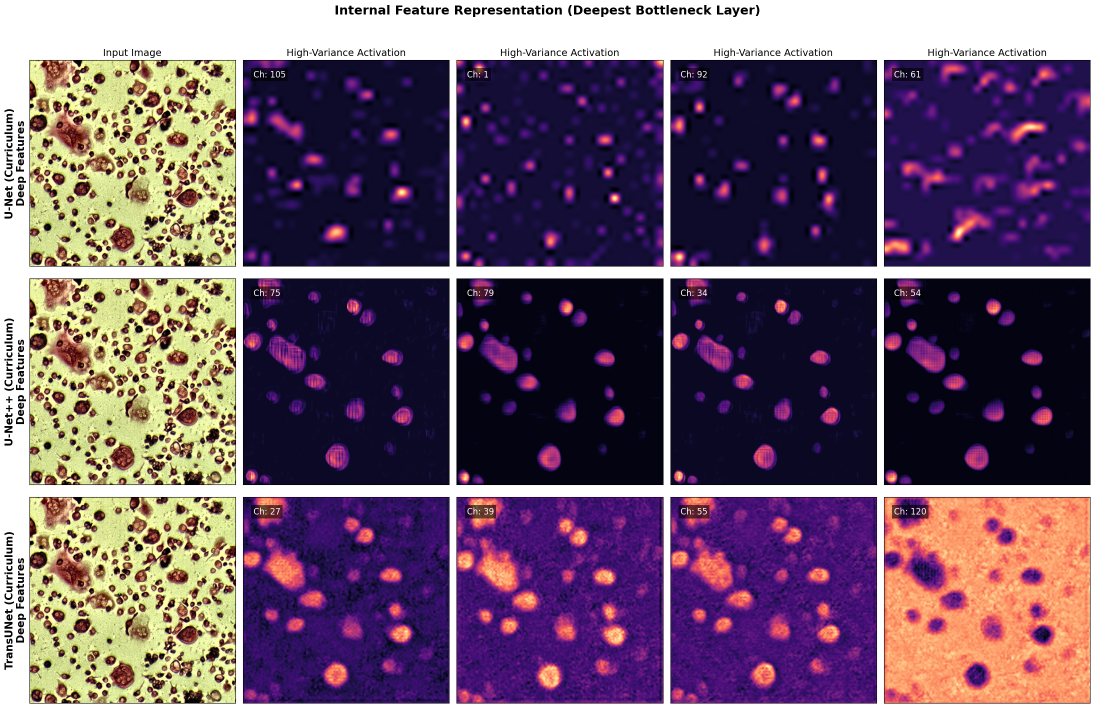
#> input picture assets/CHANA_Convs.png, 2189 x 1416 px (shown at 1/2 size)
$ python -i chana_copy_paste_gen.py   (imports and definitions only)
#> lines starting #> are read from the running program, lines starting #| are printed output that depends on the picture
# -*- coding: utf-8 -*-
"""CHANA Copy Paste Gen

Automatically generated by Colab.

Original file is located at
    https://colab.research.google.com/drive/1xYmBeX9GAqSApdHJfc9Gr5XkOfiO6mxo
"""

import os
import shutil
import time
from tqdm.notebook import tqdm

# --- CONFIGURATION ---
DRIVE_BASE = '/content/drive/MyDrive/CHANA_files'
LOCAL_BASE = '/content/CHANA_local'  # Temporary fast storage

# [1 line not run here, left out]

# 1. Define Paths
DRIVE_IMG = os.path.join(DRIVE_BASE, 'original_images')
DRIVE_MASK = os.path.join(DRIVE_BASE, 'mask_images_512')
LOCAL_IMG = os.path.join(LOCAL_BASE, 'original_images')
LOCAL_MASK = os.path.join(LOCAL_BASE, 'mask_images_512')

# 2. Check Connection
# [24 lines not run here, left out]

# Set Global Input Paths to the Fast Local Copy
INPUT_IMG_DIR = LOCAL_IMG
INPUT_MASK_DIR = LOCAL_MASK

import cv2
import numpy as np
import matplotlib.pyplot as plt
from skimage import io, measure

# --- OUTPUT CONFIG ---
# We store intermediate assets (chips) locally for speed
ASSET_BASE = os.path.join(LOCAL_BASE, 'assets')
CELL_BANK = os.path.join(ASSET_BASE, 'cell_bank')
BG_BANK = os.path.join(ASSET_BASE, 'bg_bank')

# Setup Directories
# [3 lines not run here, left out]

# Parameters
MIN_CELL_AREA = 150  # Filter out noise/debris
SKIP_BG_RATE = 3     # Only grab background from every 3rd image (avoid bloat)

# [75 lines left out: function harvest_assets, not called in this run]

# [1 line not run here, left out]

from google.colab import drive
# [1 line not run here, left out]

import random

# --- GENERATOR CONFIG ---
NUM_SYNTHETIC = 500         # Target count
CELLS_PER_IMG = (4, 10)     # Density
OUTPUT_LOCAL_IMG = os.path.join(LOCAL_BASE, 'gen_images')
OUTPUT_LOCAL_MASK = os.path.join(LOCAL_BASE, 'gen_masks')

# Clean Output Dirs
# [3 lines not run here, left out]

def generate_synthetic_data_v2(num_images):
    print(f"🧪 GENERATING {num_images} SYNTHETIC IMAGES...")

    # Load file lists
    cell_files = [f for f in os.listdir(CELL_BANK) if f.endswith('.png') and '_mask' not in f]
    bg_files = [f for f in os.listdir(BG_BANK) if f.endswith('.png')]

    stats = {'success': 0, 'overlap_fail': 0, 'load_fail': 0}

    for i in tqdm(range(num_images), desc="Synthesizing"):
        # Retry loop for this specific image slot
        attempts = 0
        created = False

        while not created and attempts < 10:
            attempts += 1

            # 1. Base Canvas
            bg_name = random.choice(bg_files)
            bg = cv2.imread(os.path.join(BG_BANK, bg_name))
            bg = cv2.resize(bg, (512, 512))
            final_mask = np.zeros((512, 512), dtype=np.uint8)

            # 2. Add Cells
            num_cells = random.randint(CELLS_PER_IMG[0], CELLS_PER_IMG[1])
            placed_count = 0

            for _ in range(num_cells):
                # Pick random cell
                c_name = random.choice(cell_files)
                c_img = cv2.imread(os.path.join(CELL_BANK, c_name))
                c_mask = cv2.imread(os.path.join(CELL_BANK, c_name.replace('.png', '_mask.png')), cv2.IMREAD_GRAYSCALE)

                if c_img is None or c_mask is None: continue

                # Augmentations (Rotate/Flip/Scale)
                scale = random.uniform(0.7, 1.2)
                c_img = cv2.resize(c_img, (0,0), fx=scale, fy=scale)
                c_mask = cv2.resize(c_mask, (0,0), fx=scale, fy=scale, interpolation=cv2.INTER_NEAREST)

                if random.random() > 0.5:
                    c_img = cv2.flip(c_img, 1); c_mask = cv2.flip(c_mask, 1)

                # Check Size
                h, w = c_img.shape[:2]
                if h >= 512 or w >= 512: continue

                # Random Position
                y = random.randint(0, 512 - h)
                x = random.randint(0, 512 - w)

                # Strict Overlap Check
                existing_roi = final_mask[y:y+h, x:x+w]
                intersect = np.logical_and(existing_roi > 0, c_mask > 0).sum()
                if intersect > (0.2 * np.sum(c_mask > 0)): # Allow max 20% overlap
                    stats['overlap_fail'] += 1
                    continue

                # 3. Gaussian Blending (No jagged edges)
                roi_bg = bg[y:y+h, x:x+w]
                alpha = c_mask.astype(float) / 255.0
                alpha = cv2.GaussianBlur(alpha, (3,3), 0) # Smooth edge
                alpha_3 = np.stack([alpha]*3, axis=2)

                blended = (c_img * alpha_3) + (roi_bg * (1.0 - alpha_3))
                bg[y:y+h, x:x+w] = blended.astype(np.uint8)

                # Update Mask
                final_mask[y:y+h, x:x+w] = np.maximum(final_mask[y:y+h, x:x+w], c_mask)
                placed_count += 1

            if placed_count > 0:
                # Save
                fname = f"syn_v7_{i}"
                cv2.imwrite(os.path.join(OUTPUT_LOCAL_IMG, f"{fname}.png"), bg)
                cv2.imwrite(os.path.join(OUTPUT_LOCAL_MASK, f"{fname}_mask.png"), final_mask)
                stats['success'] += 1
                created = True

    print(f"\n✅ GENERATION FINISHED.")
    print(f"   - Created: {stats['success']} images")
    print(f"   - Overlaps Avoided: {stats['overlap_fail']}")

# [1 line not run here, left out]

# [24 lines left out: function check_quality, not called in this run]

# [1 line not run here, left out]

# --- FINAL SYNC ---
DRIVE_SYN_OUT = os.path.join(DRIVE_BASE, 'synthetic_experiment')
DRIVE_GEN_IMG = os.path.join(DRIVE_SYN_OUT, 'generated_images')
DRIVE_GEN_MASK = os.path.join(DRIVE_SYN_OUT, 'generated_masks')

# [6 lines not run here, left out]

# Copy Images
# [1 line that did not run here, left out]
# [3 lines not run here, left out]

# Copy Masks
# [1 line that did not run here, left out]
# [5 lines not run here, left out]

# CELL 1: SMART SUBSET LOADER (CPU OPTIMIZED)
# ---------------------------------------------------------
import os
import shutil
import random
from concurrent.futures import ThreadPoolExecutor
from tqdm.notebook import tqdm

# --- CONFIGURATION ---
SAMPLE_SIZE_CELLS = 3000     # We only need 3,000 cells for diversity (not all 30k)
SAMPLE_SIZE_BG = 500         # We only need 500 backgrounds

# Drive Paths (Source)
DRIVE_BASE = '/content/drive/MyDrive/CHANA_files/synthetic_experiment'
DRIVE_CELL_BANK = os.path.join(DRIVE_BASE, 'cell_bank')
DRIVE_BG_BANK = os.path.join(DRIVE_BASE, 'background_bank')

# Local Paths (Destination)
LOCAL_BASE = '/content/temp_gen_work'
LOCAL_CELL_BANK = os.path.join(LOCAL_BASE, 'cell_bank')
LOCAL_BG_BANK = os.path.join(LOCAL_BASE, 'background_bank')

# --- FAST COPY WORKER ---
# [55 lines left out: functions fast_copy, load_subset_assets, not called in this run]

# Run it
# [1 line not run here, left out]

# CELL: TURBO SYNC TO DRIVE (MULTITHREADED UPLOADER)
# ---------------------------------------------------------
import os
import shutil
from concurrent.futures import ThreadPoolExecutor
from tqdm.notebook import tqdm

# --- CONFIGURATION ---
# Local Source (Where your generated images are sitting right now)
LOCAL_BASE = '/content/temp_gen_work'
LOCAL_OUT_IMG = os.path.join(LOCAL_BASE, 'gen_images_new')
LOCAL_OUT_MASK = os.path.join(LOCAL_BASE, 'gen_masks_new')

# Drive Destination (Where they need to go)
DRIVE_BASE = '/content/drive/MyDrive/CHANA_files/synthetic_experiment'
DRIVE_GEN_IMG = os.path.join(DRIVE_BASE, 'generated_images')
DRIVE_GEN_MASK = os.path.join(DRIVE_BASE, 'generated_masks')

# --- WORKER FUNCTION ---
# [29 lines left out: functions fast_upload, upload_folder_multithreaded, not called in this run]

# --- EXECUTION ---
# [13 lines not run here, left out]

>>> import cv2
>>> picture = cv2.imread('../../../assets/CHANA_Convs.png', cv2.IMREAD_GRAYSCALE)
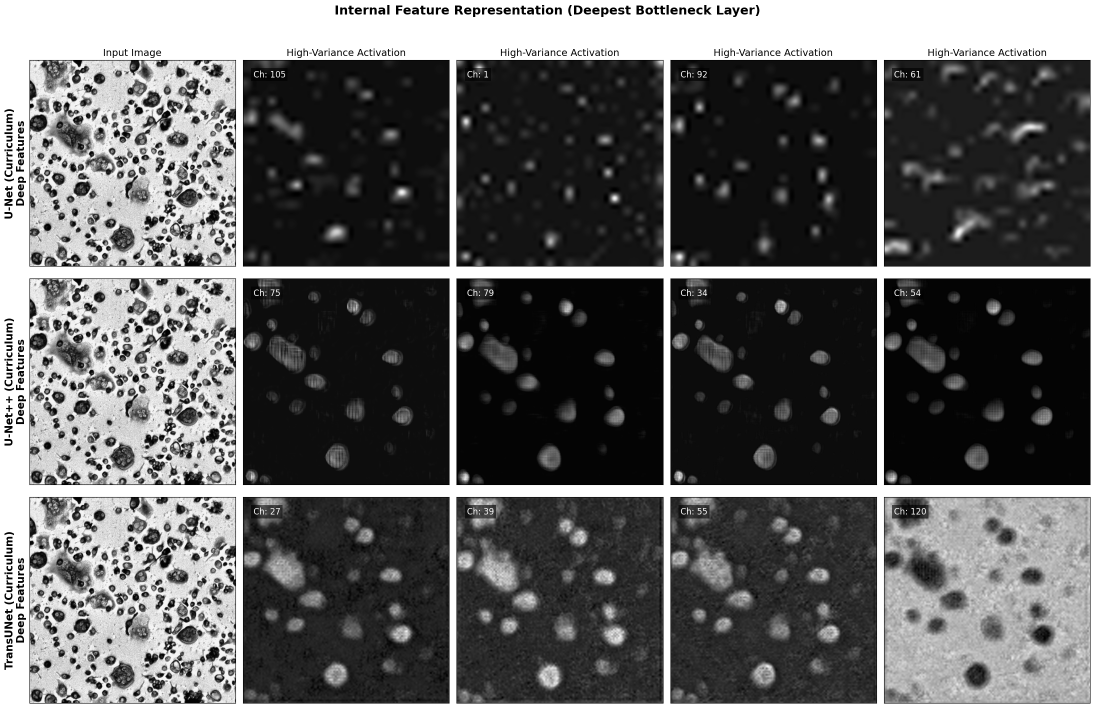
#> picture: shape (1416, 2189) (shown at 1/2 size); min 0, max 255, mean 96.6
>>> result = generate_synthetic_data_v2(picture)
#> (printed output is left out)
#> (the run stopped early here; a loop or call above may not have finished)
